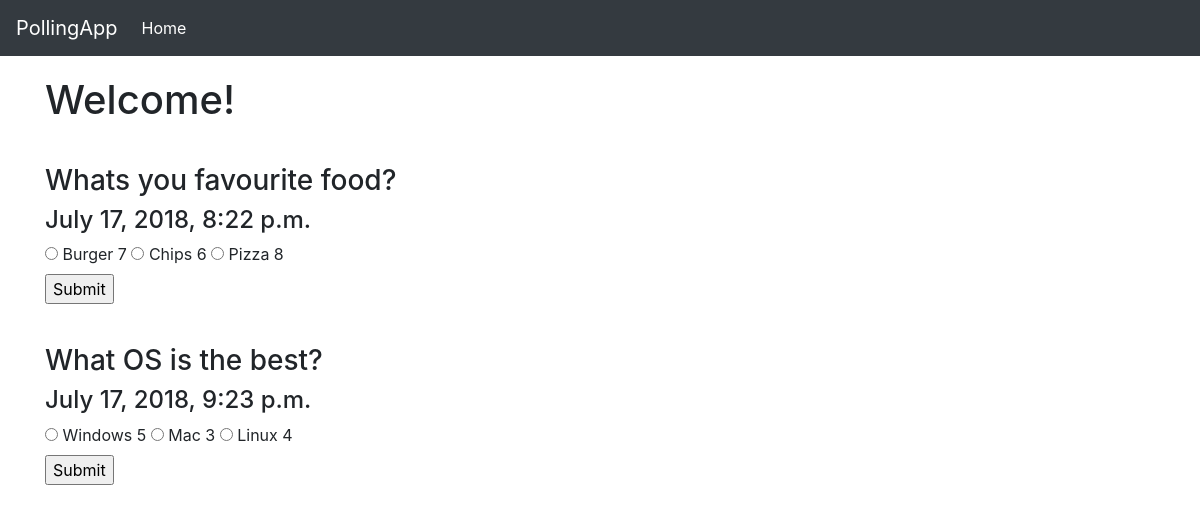
The app's page /, older data.
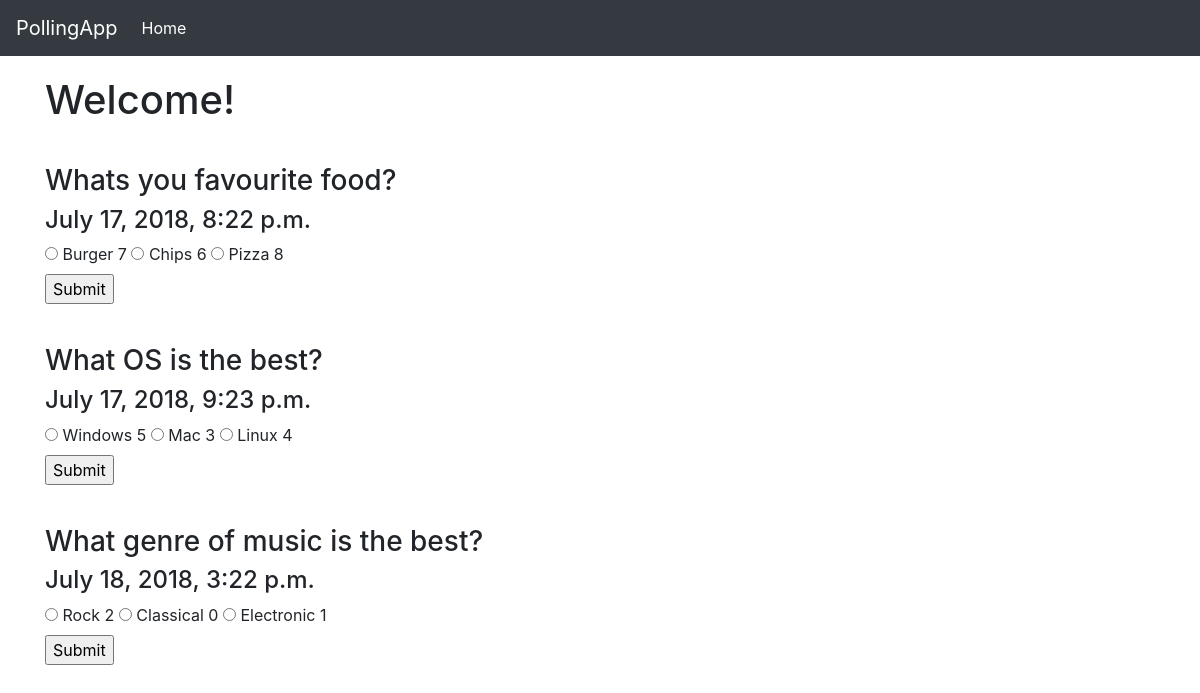
The same page, newer data.
### polls/models.py (models this page shows)
class Question(models.Model):
    question_text = models.CharField(max_length=200)
    pub_date = models.DateTimeField('date published')

class Choice(models.Model):
    question = models.ForeignKey(Question, on_delete=models.CASCADE)
    choice_text = models.CharField(max_length=200)
    votes = models.IntegerField(default=0)

### polls/views.py (the view)
# urls.py: 2. Add a URL to urlpatterns:  path('', views.home, name='home')
def home(request):
    questions = []
    for question in Question.objects.all():
        temp_question = {}
        temp_question['title'] = question.question_text
        temp_question['pub_date'] = question.pub_date
        temp_question['id'] = question.id
        choicelist = list(Choice.objects.filter(question_id=question.id))
        temp_question['choices'] = choicelist
        questions.append(temp_question)
    return render(request, 'polls/home.html', {'questions':questions})

### polls/templates/polls/home.html (shortened to what this page needs)
<!doctype html>
<html>
  <head>
    <link rel="stylesheet" href="https://stackpath.bootstrapcdn.com/bootstrap/4.1.2/css/bootstrap.min.css">
  </head>
  <body>
    <nav class="navbar navbar-expand-lg navbar-dark bg-dark">
      <a class="navbar-brand" href="#">PollingApp</a>
      <div class="collapse navbar-collapse" id="navbarNav">
        <ul class="navbar-nav">
          <li class="nav-item active">
            <a class="nav-link" href="#">Home <span class="sr-only">(current)</span></a>
          </li>
      </div>
    </nav>
    <div class="container">
      <h1 style="margin:20px 0">Welcome!</h1>
      {% for question in questions %}
        <div class="question" style="margin:40px 0;">
          <h3>{{question.title}}</h3>
          <h4>{{question.pub_date}}</h4>
          <form action="" method="post" id="{{question.id}}" class="form">
              {% for choice in question.choices %}
                <input type="radio" name="{{question.id}}" value="{{choice.choice_text}}">
                <label>{{choice.choice_text}}</label>
                <label>{{choice.votes}}</label>
              {% endfor %}
              <br />
              <input type="submit" class="submit">
          </form>
        </div>
      {% endfor %}
    </div>
    {% load static %}
  </body>
</html>

Row changes from the older to the newer data that the page shows:
added Question: title "What genre of music is the best?", pub_date "July 18, 2018, 3:22 p.m."
added Choice: choice_text "Rock", votes "2", shown under "What genre of music is the best?"
added Choice: choice_text "Classical", votes "0", shown under "What genre of music is the best?"
added Choice: choice_text "Electronic", votes "1", shown under "What genre of music is the best?"
